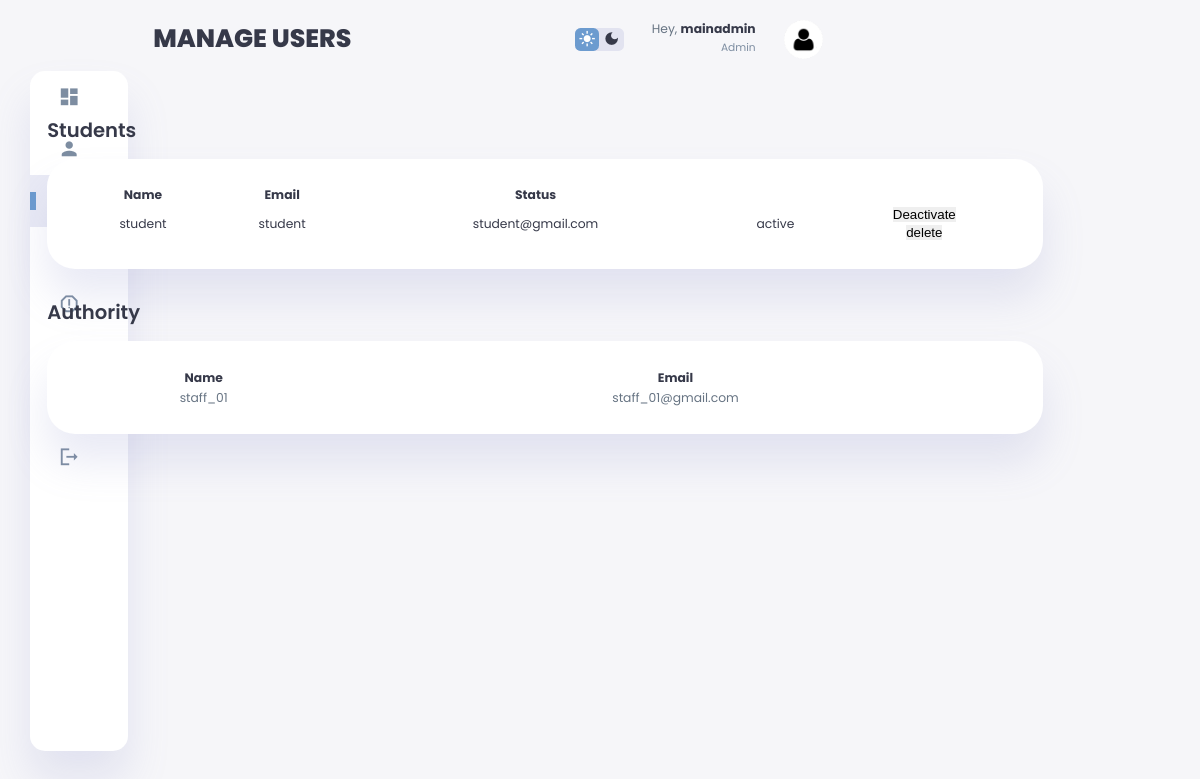
The app's page /admin/manage.php (signed in) with its own data.
### tables this page shows
CREATE TABLE `users` (
  `user_id` int(11) NOT NULL,
  `user_name` varchar(50) NOT NULL,
  `name` varchar(50) NOT NULL,
  `email` varchar(100) NOT NULL,
  `password` varchar(255) NOT NULL,
  `role` varchar(20) NOT NULL,
  `status` varchar(20) NOT NULL
);

### admin/manage.php (the view, shortened to what this page needs)
<?php
$user = $_SESSION['user_id'];
include("../connection.php");
$sqlAdmins = "SELECT user_name, name, email, status FROM users WHERE role = 'staff'";
$resultAdmins = mysqli_query($con, $sqlAdmins);
$admins = array();
if ($resultAdmins) {
    while ($row = mysqli_fetch_assoc($resultAdmins)) {
        $admins[] = $row;
    }
}
$sqlStudents = "SELECT  user_id,user_name, name, email, status FROM users WHERE role = 'student'";
$resultStudents = mysqli_query($con, $sqlStudents);
$students = array();
if ($resultStudents) {
    while ($row = mysqli_fetch_assoc($resultStudents)) {
        $students[] = $row;
    }
}
$imagePath = "../profileimages/person.png";
$name = "user";
$sql = "select * from users where user_id='$user'";
$result = mysqli_query($con, $sql);
if ($result && mysqli_num_rows($result) > 0) {
    $row = mysqli_fetch_assoc($result);
    $name = $row['name'];
}
?>
<!DOCTYPE html>
<html lang="en">
<head>
    <link rel="stylesheet" href="https://cdn.jsdelivr.net/npm/sweetalert2@11.0.15/dist/sweetalert2.min.css">
    <link rel="stylesheet" href="admin123.css">
</head>
<body>
    <div class="container" id="blur">
        <aside>
            <div class="sidebar">
                <a href="dashboard.php">
                    <span class="material-icons-sharp">
                    </span>
                </a>
                <a href="profile.php">
                    <span class="material-icons-sharp">
                    </span>
                </a>
                <a href="manage.php" class="active">
                </a>
                <a href="settings.php">
                </a>
                <a href="reports.php">
                    <span class="material-icons-sharp">
                    </span>
                </a>
                <a href="create.php">
                </a>
                <a href="createAdmin.php">
                </a>
                <a href="../logout.php">
                    <span class="material-icons-sharp">
                    </span>
                </a>
            </div>
        </aside>
        <main>
            <h1>MANAGE USERS</h1>
            <div class="nav">
                <div class="dark-mode">
                    <span class="material-icons-sharp active">
                    </span>
                    <span class="material-icons-sharp">
                    </span>
                </div>
                <div class="profile">
                    <div class="info">
                        <p>Hey, <b><?php echo $name; ?></b></p>
                        <small class="text-muted">Admin</small>
                    </div>
                    <div class="profile-photo">
                        <img src="<?php echo $imagePath; ?>">
                    </div>
                </div>
            </div>
            <div class="recent-orders">
                <h2>Students</h2>
                <table>
                    <thead>
                        <tr>
                            <th>Name</th>
                            <th>Email</th>
                            <th>Status</th>
                        </tr>
                        <?php foreach ($students as $student) { ?>
                            <tr>
                                <td><?php echo $student['user_name']; ?></td>
                                <td><?php echo $student['name']; ?></td>
                                <td><?php echo $student['email']; ?></td>
                                <td><?php echo $student['status']; ?></td>
                                <td>
                                    <form method="post" action="">
                                        <input type="submit" name="toggle_status" value="<?php echo ($student['status'] === 'active') ? 'Deactivate' : 'Activate'; ?>">
                                    </form>
                                    <button onclick="submitDeleteForm('<?php echo $student['user_id']; ?>')">delete</button>
                                </td>
                            </tr>
                        <?php } ?>
                </table>
                <h2>Authority</h2>
                <table>
                    <thead>
                        <tr>
                            <th>Name</th>
                            <th>Email</th>
                        </tr>
                    </thead>
                    <tbody>
                        <?php foreach ($admins as $admin) { ?>
                            <tr>
                                <td><?php echo $admin['name']; ?></td>
                                <td><?php echo $admin['email']; ?></td>
                            </tr>
                        <?php } ?>
                    </tbody>
                </table>
            </div>
        </main>
    </div>
</body>
</html>

### admin/admin123.css (style rules this page uses)
:root { --color-primary: #6C9BCF; --color-danger: #FF0060; --color-success: #1B9C85; --color-warning: #F7D060; --color-white: #fff; --color-info-dark: #7d8da1; --color-dark: #363949; --color-light: rgba(132, 139, 200, 0.18); --color-dark-variant: #677483; --color-background: #f6f6f9; --card-border-radius: 2rem; --border-radius-1: 0.4rem; --border-radius-2: 1.2rem; --card-padding: 1.8rem; --padding-1: 1.2rem; --box-shadow: 0 2rem 3rem var(--color-light); --dark-body: #4d4c5a; --dark-main: #141529; --dark-second: #79788c; --dark-hover: #323048; --dark-text: #f8fbff; --light-body: #f3f8fe; --light-main: #fdfdfd; --light-second: #c3c2c8; --light-hover: #edf0f5; --light-text: #151426; --blue: #0000ff; --white: #fff; --shadow: rgba(100, 100, 111, 0.2) 0px 7px 29px 0px; --font-family: cursive; }
* { margin: 0; padding: 0; outline: 0; appearance: 0; border: 0; text-decoration: none; box-sizing: border-box; }
html { font-size: 14px; }
body { width: 100vw; height: 100vh; font-family: 'Poppins', sans-serif; font-size: 0.88rem; user-select: none; overflow-x: hidden; color: var(--color-dark); background-color: var(--color-background); }
a { color: var(--color-dark); }
img { display: block; width: 100%; object-fit: cover; }
h1 { font-weight: 800; font-size: 1.8rem; }
h2 { font-weight: 600; font-size: 1.4rem; }
small { font-size: 0.76rem; }
p { color: var(--color-dark-variant); }
b { color: var(--color-dark); }
.text-muted { color: var(--color-info-dark); }
.container { display: grid; width: 95%; margin: 0 auto; gap: 1.8rem; grid-template-columns: 15rem auto 0rem; }
aside { height: 100vh; }
aside .sidebar { display: flex; flex-direction: column; background-color: var(--color-white); box-shadow: var(--box-shadow); border-radius: 15px; height: 85vh; position: relative; top: 3.7rem; transition: all 0.3s ease; }
aside .sidebar a { display: flex; align-items: center; color: var(--color-info-dark); height: 3.7rem; gap: 1rem; position: relative; margin-left: 2rem; transition: all 0.3s ease; text-decoration: none; }
aside .sidebar a span { font-size: 1.6rem; transition: all 0.3s ease; }
aside .sidebar a:last-child { position: absolute; bottom: 2rem; width: 100%; }
aside .sidebar a.active { width: 100%; color: var(--color-primary); background-color: var(--color-light); margin-left: 0; }
aside .sidebar a.active::before { content: ''; width: 6px; height: 18px; background-color: var(--color-primary); }
main { margin-top: 1.4rem; }
main .recent-orders { margin-top: 3rem; }
main .recent-orders h2 { margin-top: 2rem; margin-bottom: 1rem; }
main .recent-orders table { background-color: var(--color-white); width: 100%; padding: var(--card-padding); text-align: center; box-shadow: var(--box-shadow); border-radius: var(--card-border-radius); transition: all 0.3s ease; }
main table tbody td { height: 1rem; border-bottom: 1px solid var(--color-light); color: var(--color-dark-variant); text-align: center; }
main table tbody tr:last-child td { border: none; }
main .nav { display: flex; gap: 2rem; justify-content: flex-end; flex-direction: row; align-items: center; margin-top: -2.7rem; }
main .dark-mode { background-color: var(--color-light); display: flex; justify-content: space-between; align-items: center; height: 1.6rem; width: 3.5rem; cursor: pointer; border-radius: var(--border-radius-1); }
main .dark-mode span { font-size: 1.2rem; width: 50%; height: 100%; display: flex; align-items: center; justify-content: center; }
main .dark-mode span.active { background-color: var(--color-primary); color: white; border-radius: var(--border-radius-1); }
main .nav .profile { display: flex; gap: 2rem; text-align: right; }
main .nav .profile .profile-photo { width: 2.8rem; height: 2.8rem; border-radius: 50%; overflow: hidden; }
main .nav .profile .profile-photo img { display: block; width: 100%; height: 100%; object-fit: cover; }
@media screen and (max-width: 1200px) { .container { width: 95%; grid-template-columns: 7rem auto 23rem; } }
@media screen and (max-width: 1200px) { aside .sidebar a { width: 5.6rem; } }
@media screen and (max-width: 1200px) { aside .sidebar a:last-child { position: relative; margin-top: 1.8rem; } }
@media screen and (max-width: 1200px) { main .recent-orders { width: 94%; position: absolute; left: 50%; transform: translateX(-50%); margin: 2rem 0 0 0.8rem; } }
@media screen and (max-width: 1200px) { main .recent-orders table { width: 83vw; } }

### records on screen
users: name "mainadmin"
users: user_name "student", name "student", email "student@gmail.com", status "active", toggle_status "Deactivate"
users: name "staff_01", email "staff_01@gmail.com"
